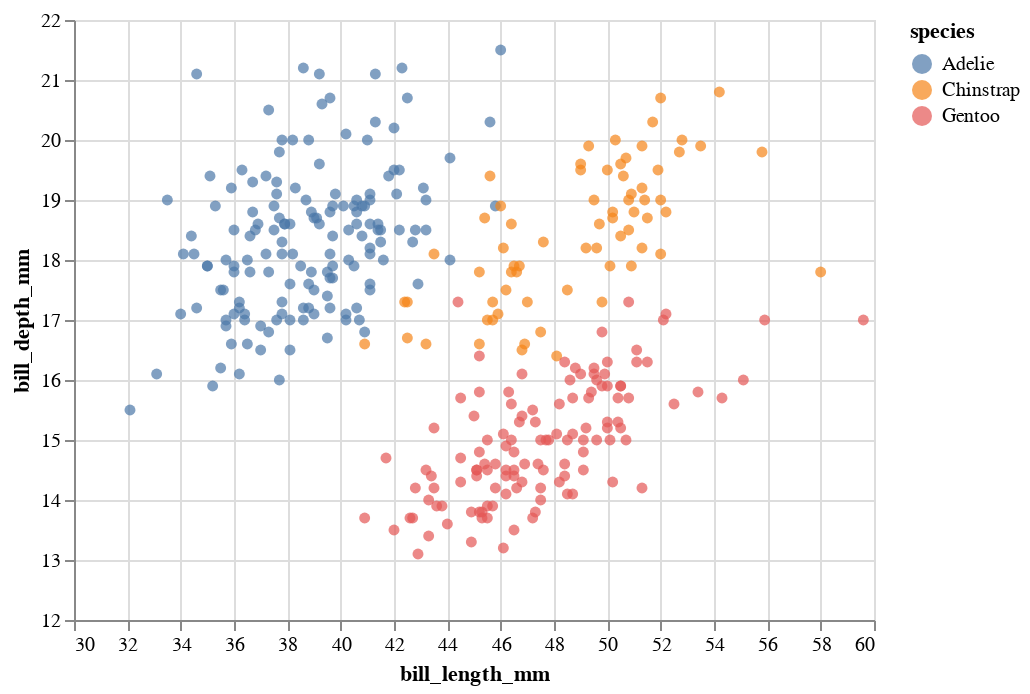

Notebook cell for this chart:
### Markdown cell above
Notice how if you move your mouse over a point in the chart, you will see all the requested information. Each drawn point should be thought of as corresponding to one row in the original DataFrame.

a tooltip provides supplementary information about a data point when you hover over it. You can specify which columns from your dataframe should be displayed in the tooltip.

### Code cell
alt.Chart(df).mark_circle().encode(
    x = alt.X("bill_length_mm",scale=alt.Scale(domain=(30, 60))),
    y = alt.X("bill_depth_mm",scale=alt.Scale(domain=(12, 22))),
    color = "species",
    tooltip = ["species", "bill_length_mm", "bill_depth_mm", "island", "sex"]
)

### Figure 1 — Vega-Lite specification as saved in the notebook (floating-point values rounded to 4 significant figures; data arrays with more than 128 entries replaced by an {"elided": "..."} marker saying what was removed)
{"config": {"view": {"continuousWidth": 400, "continuousHeight": 300}}, "data": {"name": "data-6503fb4fbd21ca2400956d2086879525"}, "mark": "circle", "encoding": {"color": {"field": "species", "type": "nominal"}, "tooltip": [{"field": "species", "type": "nominal"}, {"field": "bill_length_mm", "type": "quantitative"}, {"field": "bill_depth_mm", "type": "quantitative"}, {"field": "island", "type": "nominal"}, {"field": "sex", "type": "nominal"}], "x": {"field": "bill_length_mm", "scale": {"domain": [30, 60]}, "type": "quantitative"}, "y": {"field": "bill_depth_mm", "scale": {"domain": [12, 22]}, "type": "quantitative"}}, "$schema": "https://vega.github.io/schema/vega-lite/v4.17.0.json", "datasets": {"data-6503fb4fbd21ca2400956d2086879525": {"elided": "344 records"}}}
